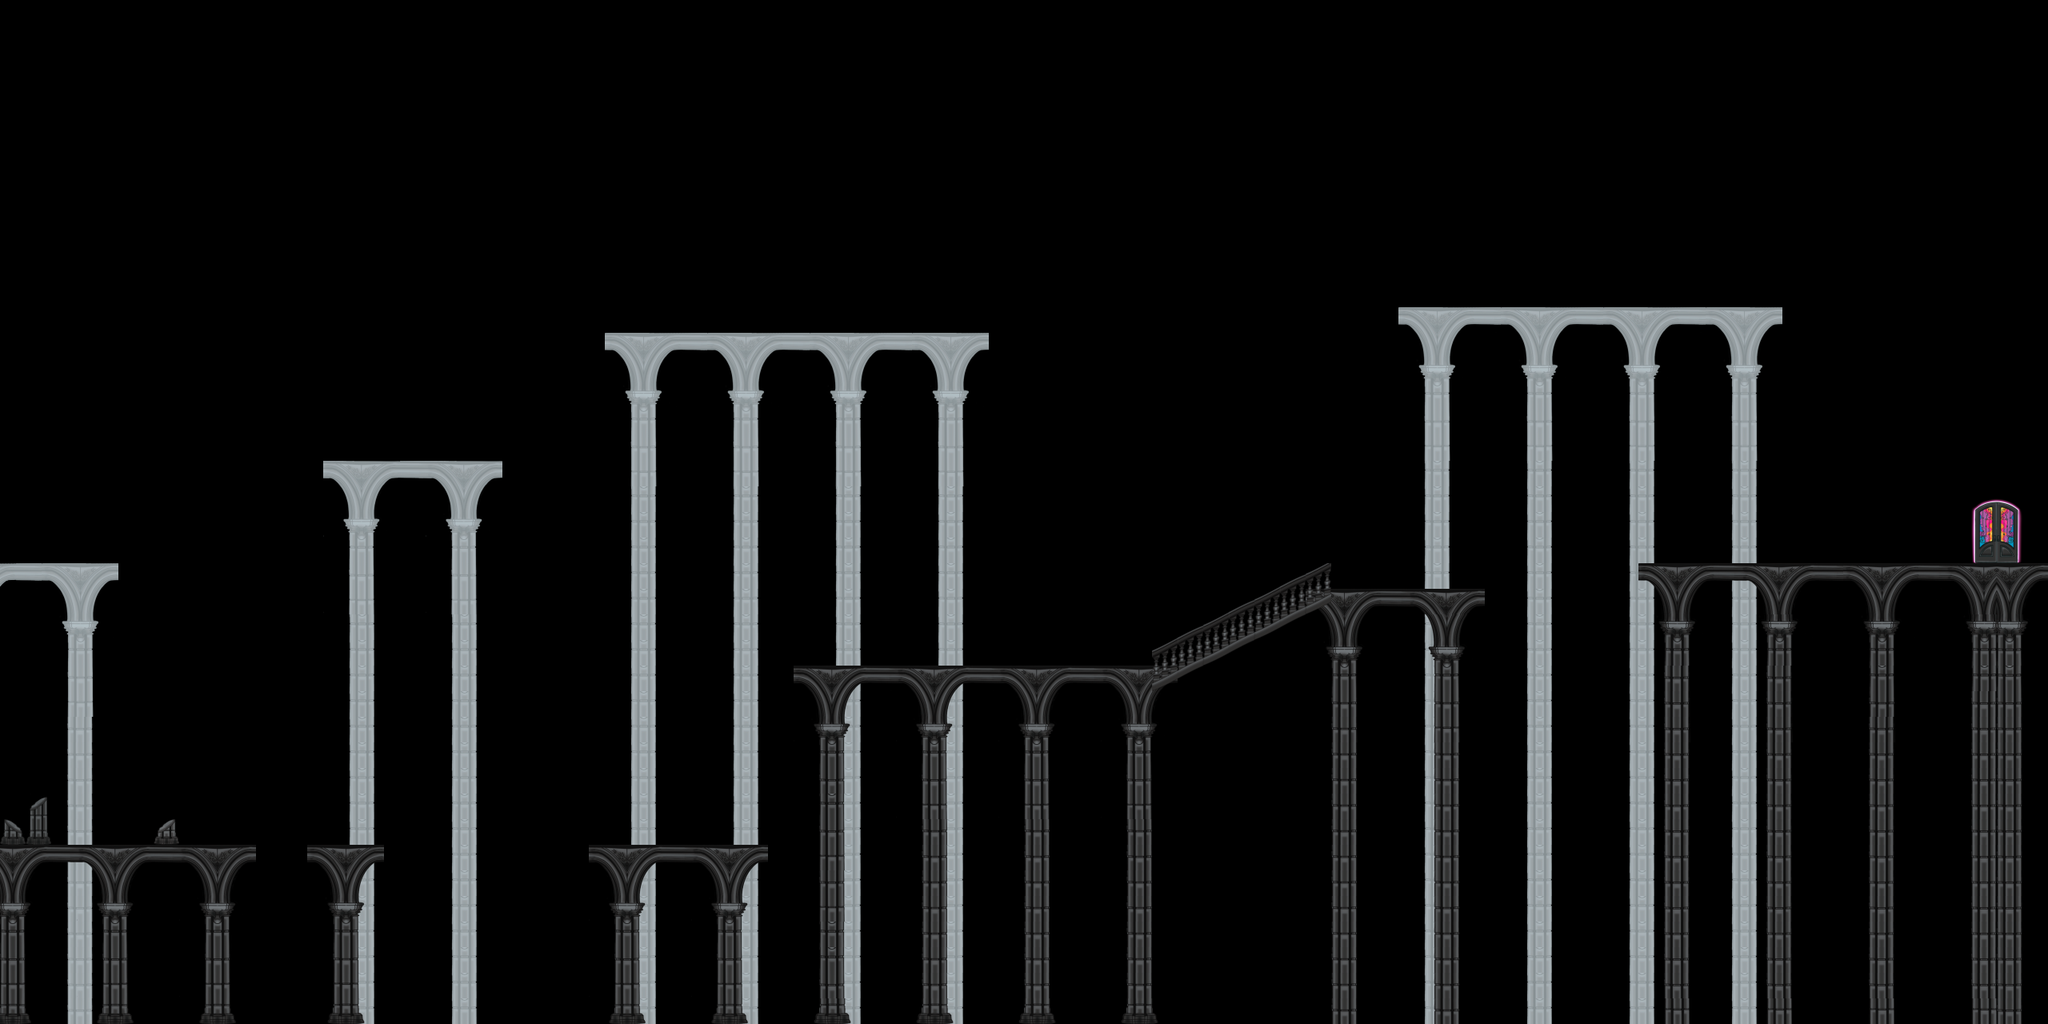

Below is a game level as drawn by its tile map, then a one-line description and the .tmx that defines it (tile-layer data replaced by summaries):
An orthogonal 80x40 tile map with 32x32 px tiles, 4 tile layers (Tile Layer 5, Tile Layer 2, Tile Layer 1, Tile Layer 4), 5 tilesets and 12 objects (spike, Player Spawn, mind maintenance, door).

<map version="1.10" tiledversion="1.11.2" orientation="orthogonal" renderorder="right-down" width="80" height="40" tilewidth="32" tileheight="32" infinite="0" nextlayerid="11" nextobjectid="49">
 <tileset firstgid="1" source="../tilesets/Temple L1-2.tsx" />
 <tileset firstgid="118" source="../tilesets/Door.tsx" />
 <tileset firstgid="321" source="../tilesets/Temple L2-2.tsx" />
 <tileset firstgid="438" source="../tilesets/Temple L3-2.tsx" />
 <tileset firstgid="555" source="../tilesets/Temple_L1.tsx" />
 <group id="10" name="Background">
  <layer id="5" name="Tile Layer 5" width="80" height="40" offsetx="-300" offsety="0" parallaxx="0.6">
   <data>[3200 cells, 483 non-empty, 37 distinct tile ids]</data>
  </layer>
 </group>
 <objectgroup id="6" name="CollisionLayer">
  <object id="1" x="0.814266" y="1057.73" width="318.378" height="20.3566">
   <properties>
    <property name="isStair" type="bool" value="false" />
   </properties>
  </object>
  <object id="3" x="384.348" y="1056.44" width="96.2216" height="21.2913">
   <properties>
    <property name="isStair" type="bool" value="false" />
   </properties>
  </object>
  <object id="4" x="736.419" y="1056.17" width="223.975" height="21.2913">
   <properties>
    <property name="isStair" type="bool" value="false" />
   </properties>
  </object>
  <object id="5" x="992.846" y="833.045" width="478.641" height="21.2913">
   <properties>
    <property name="isStair" type="bool" value="false" />
   </properties>
  </object>
  <object id="31" x="1664.14" y="736.181" width="190.667" height="19.1904">
   <properties>
    <property name="isStair" type="bool" value="false" />
   </properties>
  </object>
  <object id="32" x="2049.76" y="703.944" width="505.639" height="19.1904">
   <properties>
    <property name="isStair" type="bool" value="false" />
   </properties>
  </object>
  <object id="44" x="1471.9" y="832.399">
   <properties>
    <property name="isStair" type="bool" value="true" />
   </properties>
   <polygon points="0,0 157.697,-94.4948 157.702,-84.4442 0.0107897,9.52925" />
  </object>
  <object id="48" name="spike" x="901.978" y="1026.46" width="20.2732" height="29.8762" />
 </objectgroup>
 <layer id="2" name="Tile Layer 2" width="80" height="40">
  <data>[3200 cells, 0 non-empty, 0 distinct tile ids]</data>
 </layer>
 <layer id="1" name="Tile Layer 1" width="80" height="40">
  <data>[3200 cells, 459 non-empty, 56 distinct tile ids]</data>
 </layer>
 <objectgroup id="8" name="Shards">
  <properties>
   <property name="totalShards" type="int" value="1" />
  </properties>
  <object id="39" x="1786.1" y="699.465">
   <point />
  </object>
 </objectgroup>
 <objectgroup id="9" name="Spawn">
  <object id="40" name="Player Spawn" x="97.4077" y="1014.93">
   <point />
  </object>
  <object id="43" name="mind maintenance" x="1120.56" y="788.545">
   <point />
  </object>
  <object id="45" name="door" x="2471.03" y="642.571" width="52.1453" height="60.3787">
   <properties>
    <property name="level" type="int" value="5" />
   </properties>
  </object>
 </objectgroup>
 <layer id="4" name="Tile Layer 4" width="80" height="40">
  <data>[3200 cells, 20 non-empty, 6 distinct tile ids]</data>
 </layer>
</map>
